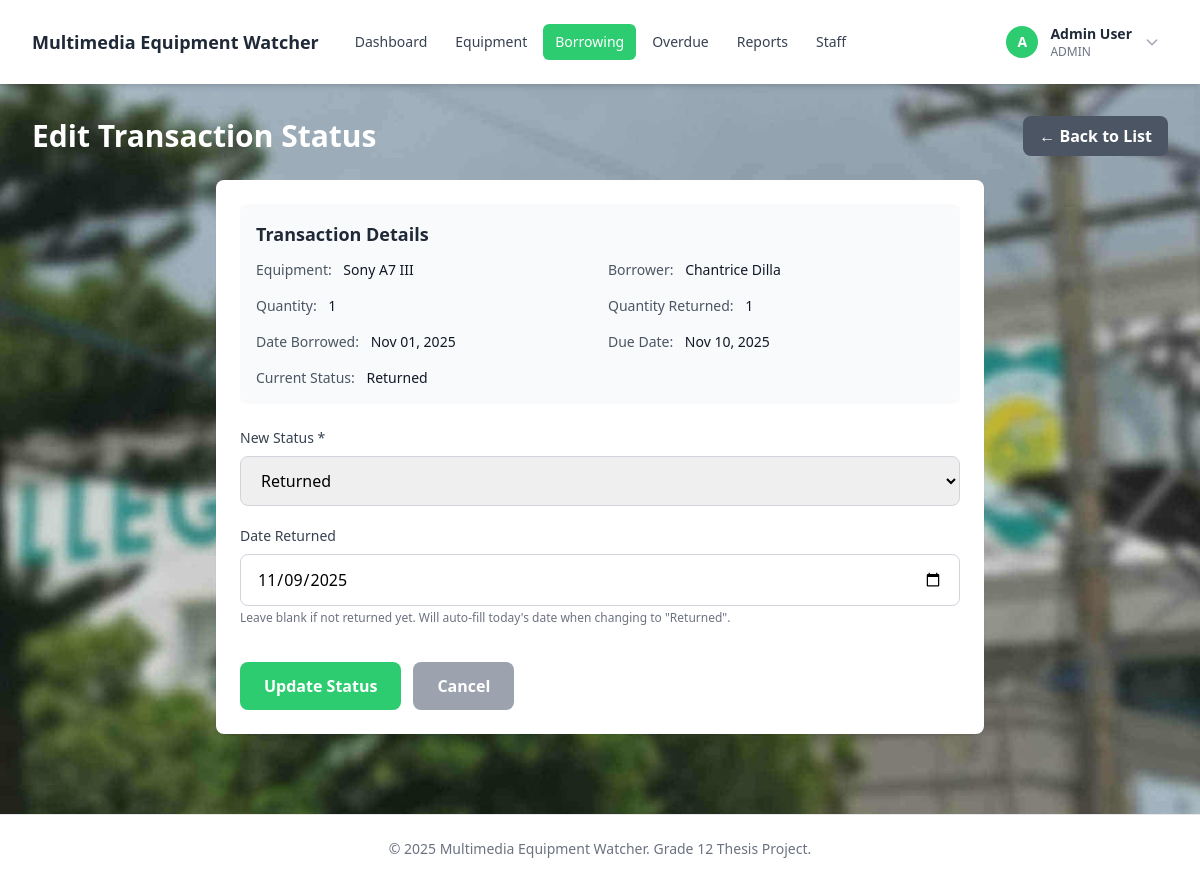
The page /borrowing/edit-status.php?id=3 (signed in) on the database its author committed.
### tables this page shows
CREATE TABLE borrowing_transactions (
    id INT AUTO_INCREMENT PRIMARY KEY,
    equipment_id INT NOT NULL,
    user_id INT NOT NULL,
    quantity INT NOT NULL DEFAULT 1,
    quantity_returned INT NOT NULL DEFAULT 0,
    date_borrowed DATE NOT NULL,
    due_date DATE NOT NULL,
    date_returned DATE NULL,
    status ENUM('pending', 'borrowed', 'returned', 'partially_returned', 'lost') NOT NULL DEFAULT 'pending',
    remarks TEXT NULL,
    created_at TIMESTAMP DEFAULT CURRENT_TIMESTAMP,
    FOREIGN KEY (equipment_id) REFERENCES equipment(id) ON DELETE CASCADE,
    FOREIGN KEY (user_id) REFERENCES users(id) ON DELETE CASCADE
);

CREATE TABLE equipment (
    id INT AUTO_INCREMENT PRIMARY KEY,
    name VARCHAR(100) NOT NULL,
    description TEXT,
    category VARCHAR(50),
    total_quantity INT NOT NULL DEFAULT 1,
    available_quantity INT NOT NULL DEFAULT 1,
    status ENUM('available', 'borrowed', 'damaged', 'lost') NOT NULL DEFAULT 'available',
    created_at TIMESTAMP DEFAULT CURRENT_TIMESTAMP
);

CREATE TABLE users (
    id INT AUTO_INCREMENT PRIMARY KEY,
    name VARCHAR(100) NOT NULL,
    email VARCHAR(100) NOT NULL UNIQUE,
    password VARCHAR(255) NOT NULL,
    role ENUM('admin', 'user') NOT NULL DEFAULT 'user',
    is_active TINYINT(1) NOT NULL DEFAULT 0,
    created_at TIMESTAMP DEFAULT CURRENT_TIMESTAMP
);

### borrowing/edit-status.php (the view, shortened to what this page needs)
<?php
require_once '../includes/header.php';
$pdo = getDBConnection();
$id = $_GET['id'] ?? 0;
try {
    $stmt = $pdo->prepare("
        SELECT bt.*, e.name as equipment_name, u.name as borrower_name, u.email as borrower_email
        FROM borrowing_transactions bt
        JOIN equipment e ON bt.equipment_id = e.id
        JOIN users u ON bt.user_id = u.id
        WHERE bt.id = ?
    ");
    $stmt->execute([$id]);
    $transaction = $stmt->fetch();
} catch (Exception $e) {
    header('Location: list.php');
    exit;
}
?>
<div class="flex justify-between items-center mb-6">
    <h2 class="text-3xl font-bold text-white">Edit Transaction Status</h2>
    <a href="list.php" class="px-4 py-2 bg-gray-600 hover:bg-gray-700 text-white font-semibold rounded-lg transition">← Back to List</a>
</div>
<div class="max-w-3xl mx-auto bg-white rounded-lg shadow-sm p-6">
    <div class="mb-6 p-4 bg-gray-50 rounded-lg">
        <h3 class="text-lg font-semibold text-gray-800 mb-3">Transaction Details</h3>
        <div class="grid grid-cols-1 md:grid-cols-2 gap-4 text-sm">
            <div>
                <span class="text-gray-600">Equipment:</span>
                <span class="font-medium text-gray-900 ml-2"><?php echo htmlspecialchars($transaction['equipment_name']); ?></span>
            </div>
            <div>
                <span class="text-gray-600">Borrower:</span>
                <span class="font-medium text-gray-900 ml-2"><?php echo htmlspecialchars($transaction['borrower_name']); ?></span>
            </div>
            <div>
                <span class="text-gray-600">Quantity:</span>
                <span class="font-medium text-gray-900 ml-2"><?php echo $transaction['quantity']; ?></span>
            </div>
            <div>
                <span class="text-gray-600">Quantity Returned:</span>
                <span class="font-medium text-gray-900 ml-2"><?php echo $transaction['quantity_returned'] ?? 0; ?></span>
            </div>
            <div>
                <span class="text-gray-600">Date Borrowed:</span>
                <span class="font-medium text-gray-900 ml-2"><?php echo date('M d, Y', strtotime($transaction['date_borrowed'])); ?></span>
            </div>
            <div>
                <span class="text-gray-600">Due Date:</span>
                <span class="font-medium text-gray-900 ml-2"><?php echo date('M d, Y', strtotime($transaction['due_date'])); ?></span>
            </div>
            <div>
                <span class="text-gray-600">Current Status:</span>
                <span class="font-medium text-gray-900 ml-2"><?php echo ucfirst(str_replace('_', ' ', $transaction['status'])); ?></span>
            </div>
        </div>
    </div>
    <form method="POST" action="" class="space-y-5">
        <div>
            <label for="status" class="block text-sm font-medium text-gray-700 mb-2">New Status *</label>
            <select id="status" name="status" required class="w-full px-4 py-3 border border-gray-300 rounded-lg focus:ring-2 focus:ring-primary focus:border-transparent" onchange="toggleQuantityReturned()">
                <option value="returned" <?php echo $transaction['status'] === 'returned' ? 'selected' : ''; ?>>Returned</option>
            </select>
        </div>
        <div>
            <label for="date_returned" class="block text-sm font-medium text-gray-700 mb-2">Date Returned</label>
            <input type="date" id="date_returned" name="date_returned" value="<?php echo $transaction['date_returned'] ?? ''; ?>" class="w-full px-4 py-3 border border-gray-300 rounded-lg focus:ring-2 focus:ring-primary focus:border-transparent">
            <p class="text-xs text-gray-500 mt-1">Leave blank if not returned yet. Will auto-fill today's date when changing to "Returned".</p>
        </div>
        <div class="flex gap-3 pt-4">
            <button type="submit" class="px-6 py-3 bg-primary hover:bg-primary-dark text-white font-semibold rounded-lg transition">Update Status</button>
            <a href="list.php" class="px-6 py-3 bg-gray-400 hover:bg-gray-500 text-white font-semibold rounded-lg transition">Cancel</a>
        </div>
    </form>
</div>
<?php require_once '../includes/footer.php'; ?>

### rows shown on the page
borrowing_transactions: equipment.name "Sony A7 III", user.name "Chantrice Dilla", quantity "1", quantity_returned "1", date_borrowed "Nov 01, 2025", due_date "Nov 10, 2025", status "Returned", date_returned "11/09/2025"

### other values the page prints
substr($currentUser['name'], 0, 1) "A"
$currentUser['name'] "Admin User"
$currentUser['role'] "ADMIN"
